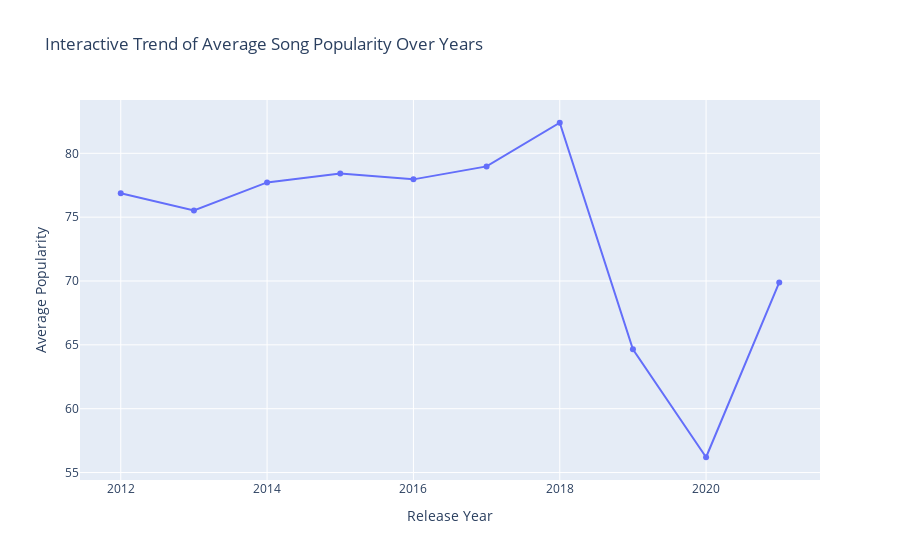

This figure's notebook cell:
### Markdown cell above
# Interactive Time Series Trend with Plotly
Explore the trend of average song popularity over the years with an interactive line chart.

### Code cell
# Calculate average popularity by year
yearly_popularity = data.groupby('Release Year')['Popularity'].mean().reset_index()

# Create an interactive line chart
fig = px.line(yearly_popularity, x='Release Year', y='Popularity', markers=True,
              title='Interactive Trend of Average Song Popularity Over Years')
fig.update_layout(xaxis_title='Release Year', yaxis_title='Average Popularity')
fig.show()

### Figure 1 — Plotly figure (JSON) as saved in the notebook; plotly's stock layout.template omitted (floating-point values rounded to 4 significant figures)
{"data": [{"hovertemplate": "Release Year=%{x}<br>Popularity=%{y}<extra></extra>", "legendgroup": "", "line": {"color": "#636efa", "dash": "solid"}, "marker": {"symbol": "circle"}, "mode": "markers+lines", "name": "", "orientation": "v", "showlegend": false, "type": "scatter", "x": [2012, 2013, 2014, 2015, 2016, 2017, 2018, 2019, 2020, 2021], "xaxis": "x", "y": [76.88, 75.53, 77.72, 78.41, 77.96, 78.97, 82.39, 64.65, 56.2, 69.89], "yaxis": "y"}], "layout": {"legend": {"tracegroupgap": 0}, "title": {"text": "Interactive Trend of Average Song Popularity Over Years"}, "xaxis": {"anchor": "y", "domain": [0, 1], "title": {"text": "Release Year"}}, "yaxis": {"anchor": "x", "domain": [0, 1], "title": {"text": "Average Popularity"}}}}
